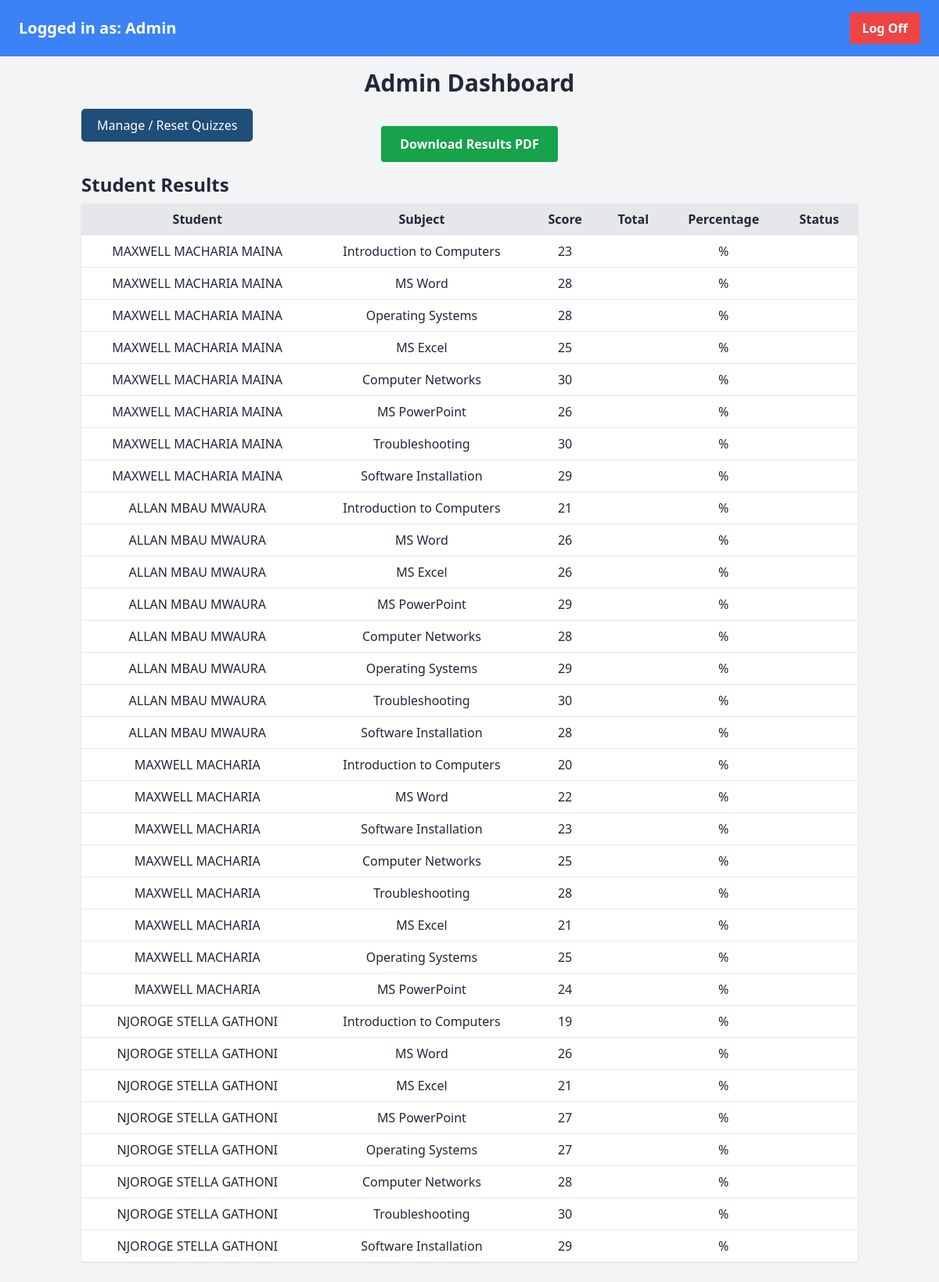
/admin (signed in, upper part), run on the app's committed database.
### tables this page shows
CREATE TABLE results(
 id INTEGER PRIMARY KEY AUTOINCREMENT,
 user_id INTEGER,
 subject_id INTEGER,
 score INTEGER
);

CREATE TABLE users(
 id INTEGER PRIMARY KEY AUTOINCREMENT,
 name TEXT,
 email TEXT,
 password TEXT,
 role TEXT
);

CREATE TABLE subjects(
 id INTEGER PRIMARY KEY AUTOINCREMENT,
 name TEXT
);

### app.py (the view)
@app.route('/admin')
def admin():
    if 'user_id' not in session or session['role'] != 'admin':
        return redirect('/login')
    db = get_db()
    results = db.execute("""
        SELECT users.name as student, subjects.name as subject, results.score
        FROM results
        JOIN users ON users.id = results.user_id
        JOIN subjects ON subjects.id = results.subject_id
    """).fetchall()
    questions = db.execute("SELECT * FROM questions").fetchall()
    return render_template('admin.html',
                           results=results,
                           questions=questions)

### app.py (called while the page is built)
def get_db():
    db_path = os.path.join(os.getcwd(), 'database.db')
    db = sqlite3.connect(db_path)
    db.row_factory = sqlite3.Row
    return db

### templates/admin.html (shortened to what this page needs)
{% extends "layout.html" %}
{% block content %}
<h2 class="text-3xl font-bold mb-6 text-center">Admin Dashboard</h2>
<a href="/admin_reset"
   style="background:#1f4e79; color:white; padding:10px 20px; border-radius:5px; text-decoration:none;">
   Manage / Reset Quizzes
</a>
<div class="mb-6 text-center">
    <a href="/export_results"
       class="bg-green-600 text-white px-6 py-3 rounded hover:bg-green-700 font-bold">
       Download Results PDF
    </a>
</div>
<h3 class="text-2xl font-semibold mb-2">Student Results</h3>
<table class="min-w-full bg-white shadow rounded mb-8">
    <thead>
        <tr class="bg-gray-200">
            <th class="px-4 py-2">Student</th>
            <th class="px-4 py-2">Subject</th>
            <th class="px-4 py-2">Score</th>
            <th class="px-4 py-2">Total</th>
            <th class="px-4 py-2">Percentage</th>
            <th class="px-4 py-2">Status</th>
        </tr>
    </thead>
    <tbody>
        {% for r in results %}
        <tr class="text-center border-t">
            <td class="px-4 py-2">{{ r.student }}</td>
            <td class="px-4 py-2">{{ r.subject }}</td>
            <td class="px-4 py-2">{{ r.score }}</td>
            <td class="px-4 py-2">{{ r.total }}</td>
            <td class="px-4 py-2">{{ r.percentage }}%</td>
            <td class="px-4 py-2">{{ r.status }}</td>
        </tr>
        {% endfor %}
    </tbody>
</table>
{% endblock %}

### data on the page
results: student "MAXWELL MACHARIA MAINA", subject "Introduction to Computers", score "23"
results: student "MAXWELL MACHARIA MAINA", subject "MS Word", score "28"
results: student "MAXWELL MACHARIA MAINA", subject "Operating Systems", score "28"
results: student "MAXWELL MACHARIA MAINA", subject "MS Excel", score "25"
results: student "MAXWELL MACHARIA MAINA", subject "Computer Networks", score "30"
results: student "MAXWELL MACHARIA MAINA", subject "MS PowerPoint", score "26"
results: student "MAXWELL MACHARIA MAINA", subject "Troubleshooting", score "30"
results: student "MAXWELL MACHARIA MAINA", subject "Software Installation", score "29"
results: student "ALLAN MBAU MWAURA", subject "Introduction to Computers", score "21"
results: student "ALLAN MBAU MWAURA", subject "MS Word", score "26"
results: student "ALLAN MBAU MWAURA", subject "MS Excel", score "26"
results: student "ALLAN MBAU MWAURA", subject "MS PowerPoint", score "29"
results: student "ALLAN MBAU MWAURA", subject "Computer Networks", score "28"
results: student "ALLAN MBAU MWAURA", subject "Operating Systems", score "29"
results: student "ALLAN MBAU MWAURA", subject "Troubleshooting", score "30"
results: student "ALLAN MBAU MWAURA", subject "Software Installation", score "28"
results: student "MAXWELL MACHARIA", subject "Introduction to Computers", score "20"
results: student "MAXWELL MACHARIA", subject "MS Word", score "22"
results: student "MAXWELL MACHARIA", subject "Software Installation", score "23"
results: student "MAXWELL MACHARIA", subject "Computer Networks", score "25"
results: student "MAXWELL MACHARIA", subject "Troubleshooting", score "28"
results: student "MAXWELL MACHARIA", subject "MS Excel", score "21"
results: student "MAXWELL MACHARIA", subject "Operating Systems", score "25"
results: student "MAXWELL MACHARIA", subject "MS PowerPoint", score "24"
results: student "NJOROGE STELLA GATHONI", subject "Introduction to Computers", score "19"
results: student "NJOROGE STELLA GATHONI", subject "MS Word", score "26"
results: student "NJOROGE STELLA GATHONI", subject "MS Excel", score "21"
results: student "NJOROGE STELLA GATHONI", subject "MS PowerPoint", score "27"
results: student "NJOROGE STELLA GATHONI", subject "Operating Systems", score "27"
results: student "NJOROGE STELLA GATHONI", subject "Computer Networks", score "28"
results: student "NJOROGE STELLA GATHONI", subject "Troubleshooting", score "30"
results: student "NJOROGE STELLA GATHONI", subject "Software Installation", score "29"

### other printed values
{{ session.get('username') }} "Admin"
